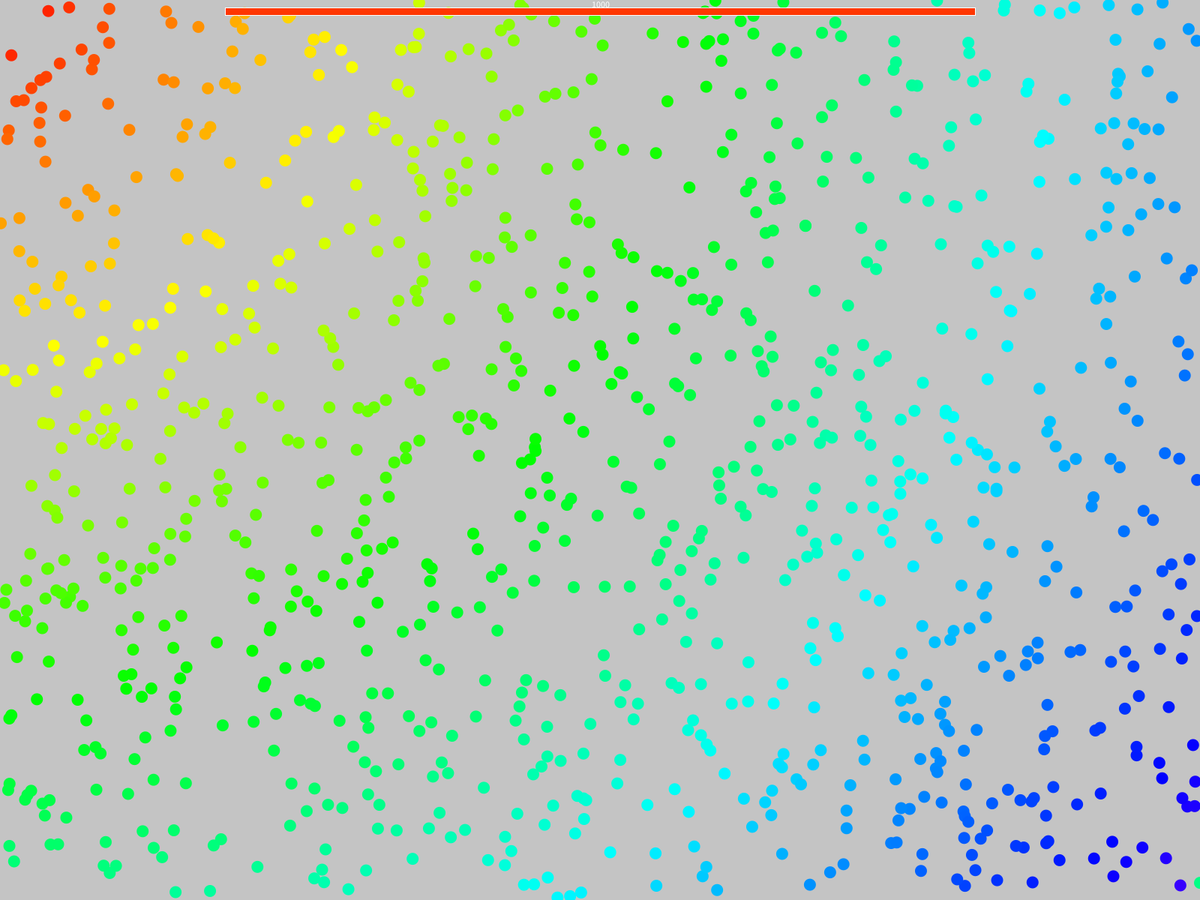
Frame 1 (no input)
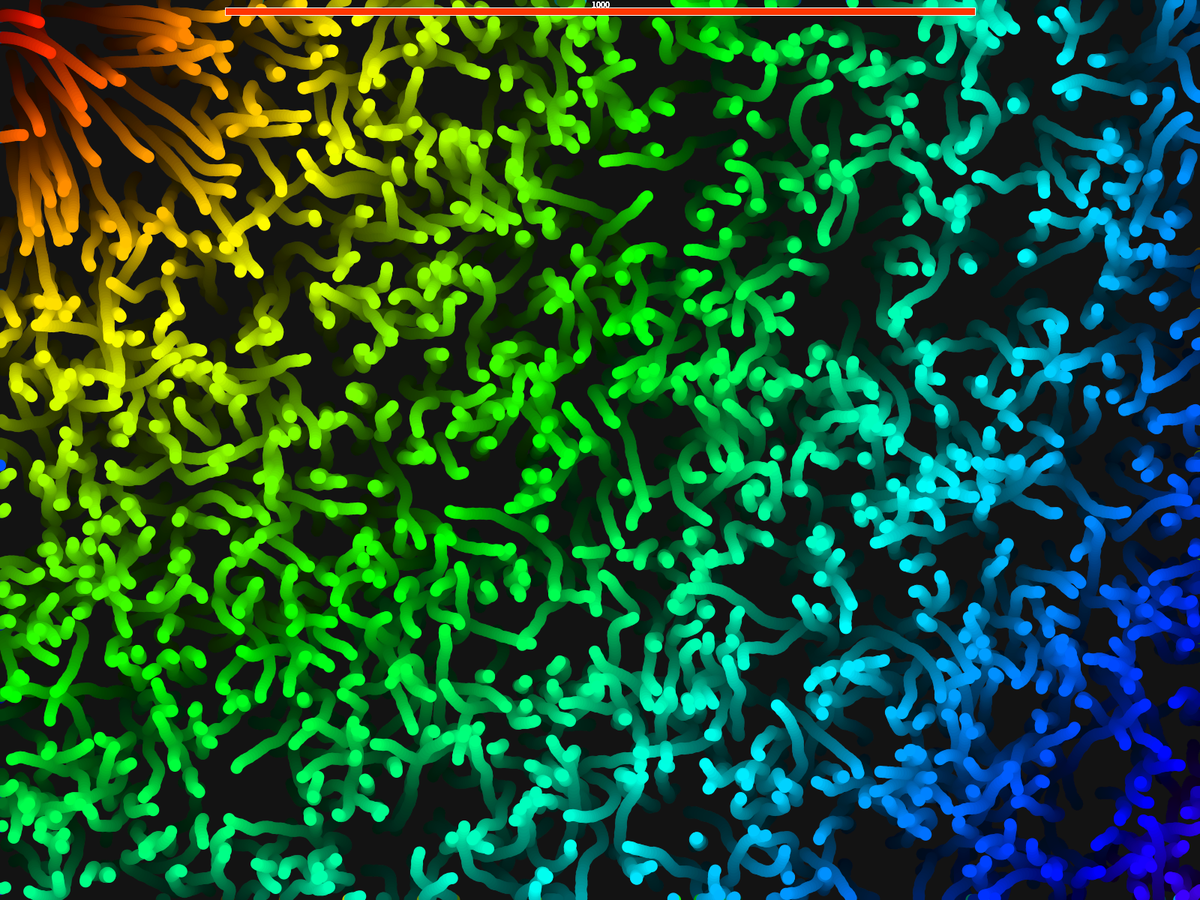
Frame 60 (the mouse pressed at the canvas centre just before this capture)
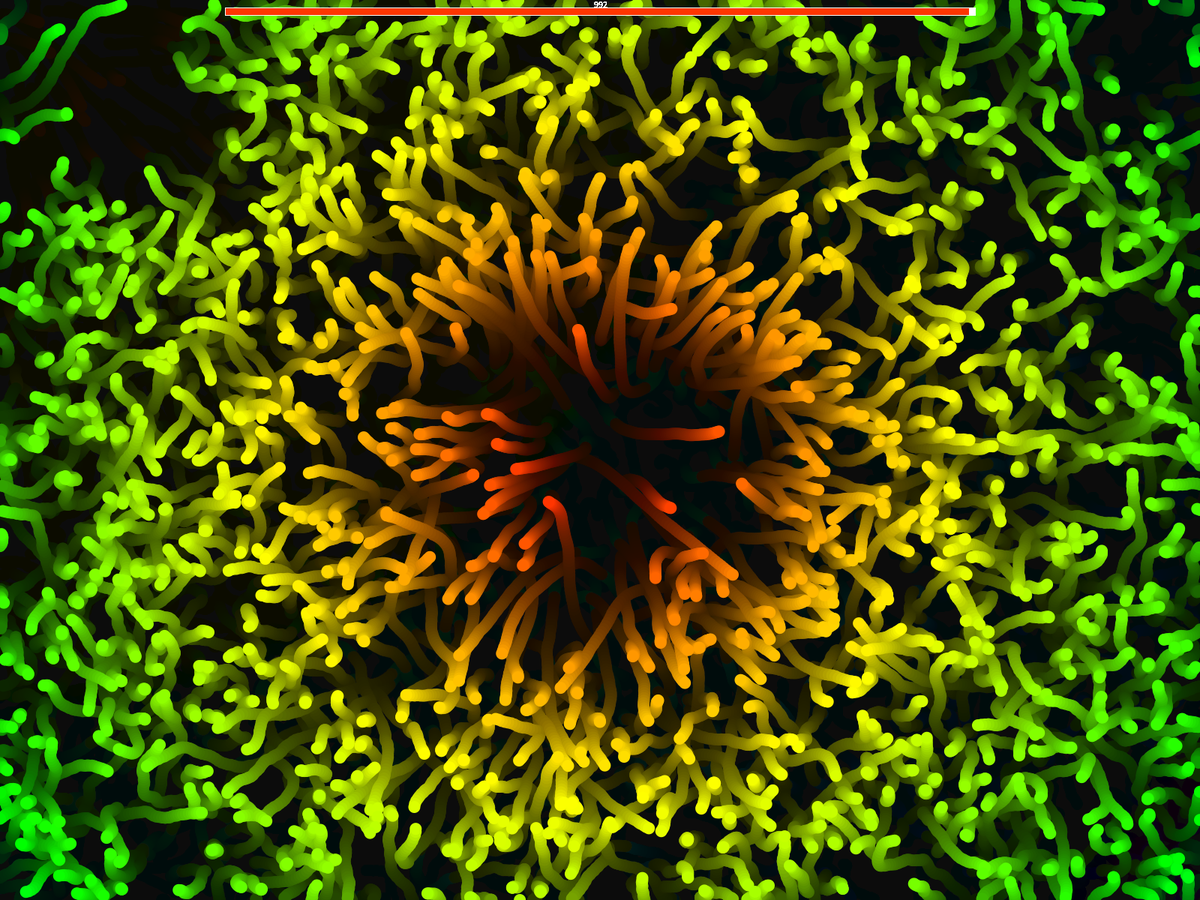
Frame 120 (the mouse held since frame 60 and released just before this capture)

The Processing sketch that drew these frames (run headless with seeded random() and noise(); from frame 60 on, the mouse is pressed at the canvas centre):

// Processing sketch: Mover_Game
// ── Mover_Game.pde
int nMover = 1000;
Mover[] m = new Mover[nMover];
int living = nMover;

void setup()
{
  size(800,600);
  fullScreen();
  for(int i = 0; i < m.length; i = i + 1)
  {
    m[i] = new Mover();
  }  
}

void draw()
{
  noStroke();
  fill(0,0,0,10);
  rect(0,0,width,height);
  for(int i = 0; i < m.length; i = i + 1)
  {
    m[i].update();
    m[i].check();
    m[i].display();
  } 
 hud();
  
}

void hud()
{
  translate(width/2,10);
  fill(color(0,0,100));
  textAlign(CENTER);
  text(living,0,0);
  translate(-nMover/2,0);
  rect(0,0,nMover,10);
  fill(color(living/10,100,100));
  rect(0,0,living,10);
  noFill();
  stroke(color(0,0,100));
  rect(0,0,nMover,10);
  
}

void mousePressed()
{
  for(int i = 0; i < m.length; i = i + 1)
  {
    m[i].bite(mouseX,mouseY);
  }
}

// ── mover.pde
class Mover
{
  PVector location = new PVector(0,0);
  PVector velocity = new PVector(0,0);
  PVector acceleration1 = new PVector(0,0);
  PVector acceleration2 = new PVector(0,0);
  float max_speed = random(1,5);
  float max_acc = random(0.1,0.3);
  boolean live = true;
  float dist = 0; //distance from the mouse cursor
  
  Mover()
  {
    this.location.x = random(width);
    this.location.y = random(height);
  }
  
  void update() 
  {
    if(live)
    {
      PVector mouse = new PVector(mouseX,mouseY);
      PVector dir = PVector.sub(mouse,location);
      dist = dir.mag();

      dir.normalize();
      dir.mult(max_acc); //limit of acceleration
      acceleration1=dir; //chasing the mouse
    
      acceleration2 = PVector.random2D(); //crawling
      if(dist < 600)
      {
        acceleration1 = acceleration2.lerp(acceleration1,1.0-(dist/600.0));
        acceleration1.mult(-1.0);
        velocity.add(acceleration1);
      }
      else
      {
        velocity.add(acceleration2);
      }
    
      velocity.limit(max_speed); //limit of speed
      location.add(velocity);
    }
  }
  
  void bite(int x, int y)
  {
    if(live)
    {
      if(dist < 200) 
      {
       this.live = false;
       living = living -1;
       //println(living);
      }
    }
    
  }
  
  void check()
  {
    if(live)
    {
      if(location.x < 0) location.x = width;
      if(location.x > width) location.x = 0;
      if(location.y < 0) location.y = height;
      if(location.y > height) location.y = 0;
    }  
  }
 
  void display() 
  {
   if(live)
   {
    colorMode(HSB,width+height,100,100);
    fill(dist,100,100);
    noStroke();
    circle(location.x,location.y,16); 
   }
  }
}
